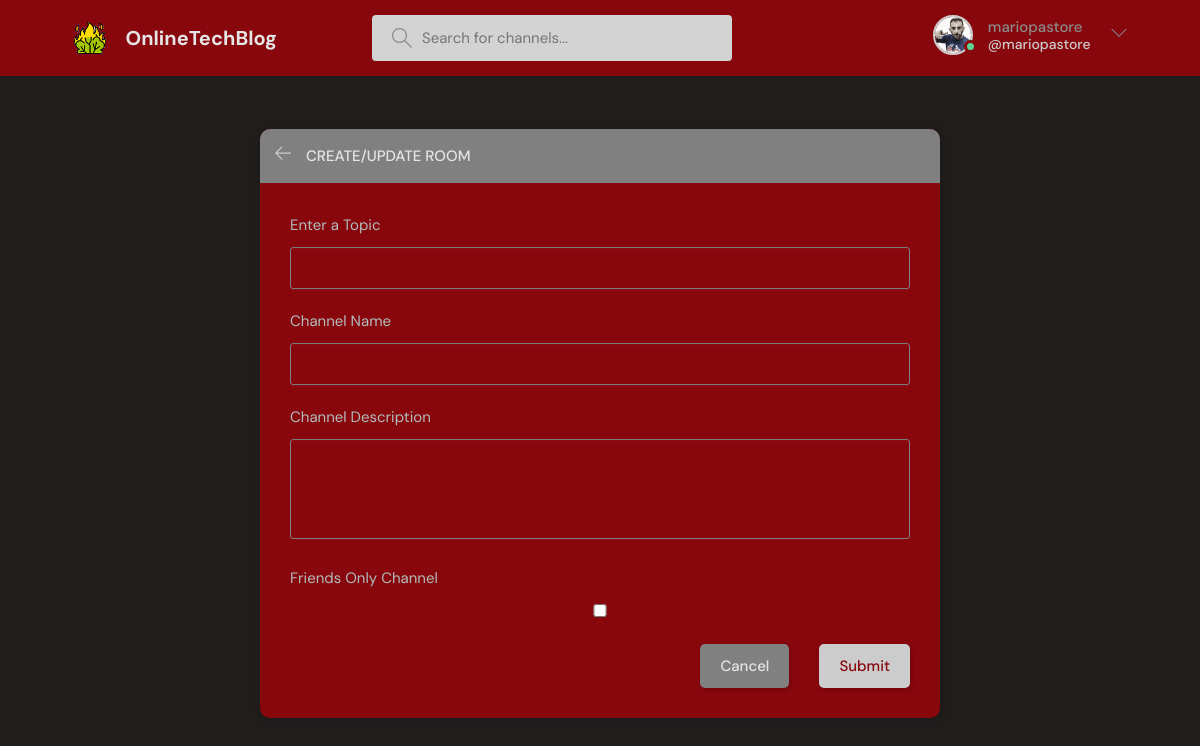
Screenshot of /create-room/ (signed in) with the database file from the repository.
### baseProject/models.py (models this page shows, shortened)
class User(AbstractUser):
    name = models.CharField(max_length=200, null=True)
    surname = models.CharField(max_length=200, null=True)
    email = models.EmailField(unique=True,null=True)
    status = models.TextField(null=True)
    icon = models.ImageField(null=True, default="userBase.svg")
    showFriendsMessages = models.BooleanField(default=False)
    USERNAME_FIELD = 'email'
    REQUIRED_FIELDS = []

### baseProject/views.py (the view, shortened to what this page needs)
# urls.py: path('create-room/', views.createRoom, name='create-room'),
@login_required(login_url='loginPage')
def createRoom(request):
    form = RoomForm()
    topics = Topic.objects.all()
    context = {'form': form, 'topics': topics}
    return render(request, 'baseProject/room_form.html', context)

### baseProject/forms.py
class RoomForm(ModelForm):
    class Meta:
        model = Room
        fields = ['topic','name','description','friendsOnly']
        exclude = ['host','participants']

### baseProject/templates/baseProject/room_form.html (shortened to what this page needs)
{% extends 'main.html' %}
{% block content %}
  <main class="create-room layout">
    <div class="container">
      <div class="layout__box">
        <div class="layout__boxHeader">
          <div class="layout__boxTitle">
            <a href="{% url 'home' %}">
              <svg version="1.1" xmlns="http://www.w3.org/2000/svg" width="32" height="32" viewBox="0 0 32 32">
                <title>arrow-left</title>
                <path
                  d="M13.723 2.286l-13.723 13.714 13.719 13.714 1.616-1.611-10.96-10.96h27.625v-2.286h-27.625l10.965-10.965-1.616-1.607z">
                </path>
              </svg>
            </a>
            <h3>Create/Update Room</h3>
          </div>
        </div>
        <div class="layout__body">
          <form class="form" action="" method="POST">
              <div class="form__group">
              <label for="room_topic">Enter a Topic</label>
                <input required type="text" value="{{ room.topic.name }}" name="topic" list="topic-list"/>
            </div>
            <div class="form__group">
              <label for="room_name">Channel Name</label>
                {{ form.name }}
            </div>
            <div class="form__group">
              <label for="room_description">Channel Description</label>
                {{ form.description }}
            </div>
            <div class="form__group">
              <label for="room_friendsOnly">Friends Only Channel</label>
                {{ form.friendsOnly }}
            </div>
            <div class="form__action">
              <a class="btn btn--dark" href="{{request.META.HTTP_REFERER}}">Cancel</a>
              <button class="btn btn--main" type="submit">Submit</button>
            </div>
          </form>
        </div>
      </div>
    </div>
  </main>
{% endblock content %}

### templates/header.html (shortened to what this page needs)
{% load static %}
    <header class="header header--loggedIn">
      <div class="container">
        <a href="{% url 'home' %}" class="LOGO">
          <img src="{% static  'images/tower.png' %}" />
          <h1>OnlineTechBlog</h1>
        </a>
        <form class="searchBar" method="GET" action="{% url 'home'  %}">
          <label>
            <input name="q" placeholder="Search for channels..." />
          </label>
        </form>
        <nav class="header__menu">
          {% if request.user.is_authenticated %}
          <div class="UserOptions">
            <a href="{% url 'user-profile' request.user.id %}">
              <div class="avatar avatar--medium active">
                <img src="{{request.user.icon.url}}" />
              </div>
              <p>{{ request.user.username }} <span>@{{ request.user.username }}</span></p>
            </a>
            <button class="dropdown-button">
              <svg version="1.1" xmlns="http://www.w3.org/2000/svg" width="32" height="32" viewBox="0 0 32 32">
                <title>chevron-down</title>
                <path d="M16 21l-13-13h-3l16 16 16-16h-3l-13 13z"></path>
              </svg>
            </button>
          </div>
              {% else %}
           <a href="{% url 'loginPage' %}">
            <img src="{% static 'images/emptyusericon.svg' %}"/>
            <p>Login</p>
          </a>
           {% endif %}
        </nav>
      </div>
    </header>

### rows the page displays
User: user.icon (picture), user.username "mariopastore"
